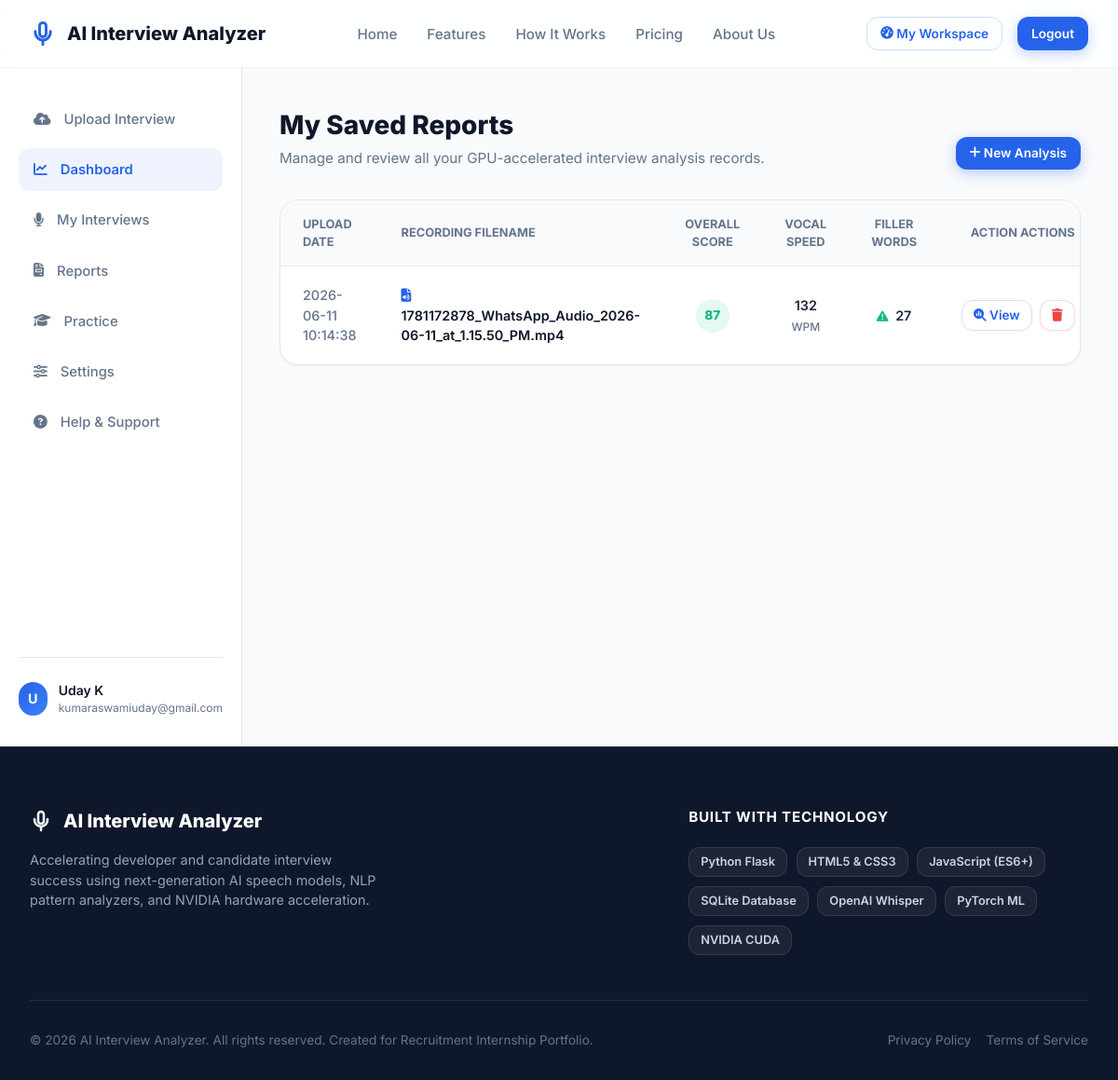
The app's page /reports (signed in) with its own data.
### tables this page shows
CREATE TABLE interviews (
            id INTEGER PRIMARY KEY AUTOINCREMENT,
            user_id INTEGER NOT NULL,
            file_name TEXT NOT NULL,
            transcript TEXT NOT NULL,
            communication_score INTEGER NOT NULL,
            confidence_score INTEGER NOT NULL,
            grammar_score INTEGER NOT NULL,
            speaking_speed_score INTEGER NOT NULL,
            answer_quality_score INTEGER NOT NULL,
            overall_score INTEGER NOT NULL,
            speaking_speed INTEGER NOT NULL,
            filler_words TEXT NOT NULL,
            feedback TEXT NOT NULL,
            recommendations TEXT NOT NULL,
            created_at TIMESTAMP DEFAULT CURRENT_TIMESTAMP,
            FOREIGN KEY (user_id) REFERENCES users(id) ON DELETE CASCADE
        );

### app.py (the view)
@app.route('/reports')
def reports():
    if not session.get('user_id'):
        flash('Please log in to view reports history.', 'error')
        return redirect(url_for('login'))
    db_interviews = database.get_interviews_by_user(session['user_id'])
    interviews = []
    for row in db_interviews:
        item = dict(row)
        item['file_name'] = clean_filename_filter(item['file_name'])
        try:
            item['filler_counts'] = json.loads(item['filler_words'])
        except Exception:
            item['filler_counts'] = {"total": 0}
        interviews.append(item)
    return render_template('reports.html', interviews=interviews)

### app.py (called while the page is built)
@app.template_filter('clean_filename')
def clean_filename_filter(s):
    if '_' in s:
        return s.split('_', 1)[-1]
    return s

### database.py (called while the page is built)
def get_db_connection():
    conn = sqlite3.connect(DATABASE_PATH)
    conn.row_factory = sqlite3.Row
    return conn

def get_interviews_by_user(user_id):
    conn = get_db_connection()
    cursor = conn.cursor()
    interviews = cursor.execute(
        'SELECT * FROM interviews WHERE user_id = ? ORDER BY created_at DESC',
        (user_id,)
    ).fetchall()
    conn.close()
    return interviews

### templates/reports.html (shortened to what this page needs)
{% extends 'base.html' %}
{% block content %}
<div class="app-layout">
    <aside class="app-sidebar">
        <ul class="sidebar-menu">
            <li class="sidebar-item">
                <a href="/upload" id="sidebar-upload"><i class="fa-solid fa-cloud-arrow-up"></i><span>Upload Interview</span></a>
            </li>
            <li class="sidebar-item active">
                <a href="/dashboard" id="sidebar-dashboard"><i class="fa-solid fa-chart-line"></i><span>Dashboard</span></a>
            </li>
            <li class="sidebar-item">
                <a href="/reports" id="sidebar-my-interviews"><i class="fa-solid fa-microphone"></i><span>My Interviews</span></a>
            </li>
            <li class="sidebar-item">
                <a href="/reports" id="sidebar-reports"><i class="fa-solid fa-file-invoice"></i><span>Reports</span></a>
            </li>
            <li class="sidebar-item">
                <a href="/practice" id="sidebar-practice"><i class="fa-solid fa-graduation-cap"></i><span>Practice</span></a>
            </li>
            <li class="sidebar-item">
                <a href="/settings" id="sidebar-settings"><i class="fa-solid fa-sliders"></i><span>Settings</span></a>
            </li>
            <li class="sidebar-item">
                <a href="/help" id="sidebar-help"><i class="fa-solid fa-circle-question"></i><span>Help & Support</span></a>
            </li>
        </ul>
        <div class="sidebar-footer">
            <div class="user-avatar">{{ session.get('user_name', 'U')[0] }}</div>
            <div class="user-info-box">
                <span class="user-name-label">{{ session.get('user_name', 'Guest User') }}</span>
                <span class="user-email-label">{{ session.get('user_email', 'guest@example.com') }}</span>
            </div>
        </div>
    </aside>
    <main class="app-content">
        <div class="page-header" style="display: flex; justify-content: space-between; align-items: flex-end;">
            <div>
                <h2 class="page-title">My Saved Reports</h2>
                <p class="page-subtitle">Manage and review all your GPU-accelerated interview analysis records.</p>
            </div>
            <div>
                <a href="/upload" class="btn btn-primary btn-sm"><i class="fa-solid fa-plus"></i> &nbsp;New Analysis</a>
            </div>
        </div>
        {% if interviews %}
            <div class="reports-table-card">
                <table class="reports-table">
                    <thead>
                        <tr>
                            <th>Upload Date</th>
                            <th>Recording Filename</th>
                            <th style="text-align: center;">Overall Score</th>
                            <th style="text-align: center;">Vocal Speed</th>
                            <th style="text-align: center;">Filler Words</th>
                            <th style="text-align: right;">Action Actions</th>
                        </tr>
                    </thead>
                    <tbody>
                        {% for item in interviews %}
                            <tr>
                                <td style="font-weight: 500; color: var(--text-muted);">{{ item.created_at }}</td>
                                <td style="font-weight: 600; color: var(--dark-navy);">
                                    <i class="fa-solid fa-file-audio" style="color: var(--primary-blue); margin-right: 0.5rem;"></i>
                                    {{ item.file_name }}
                                </td>
                                <td style="text-align: center;">
                                    <span class="score-badge
                                        {% if item.overall_score >= 85 %}high
                                        {% elif item.overall_score >= 75 %}mid
                                        {% else %}low
                                        {% endif %}">
                                        {{ item.overall_score }}
                                    </span>
                                </td>
                                <td style="text-align: center; font-weight: 600;">
                                    {{ item.speaking_speed }} <span style="font-size: 0.75rem; color: var(--text-muted); font-weight: 500;">WPM</span>
                                </td>
                                <td style="text-align: center; font-weight: 600;">
                                    <i class="fa-solid fa-triangle-exclamation" style="color: {% if item.filler_counts.total > 30 %}var(--danger){% else %}var(--success){% endif %}; margin-right: 0.25rem; font-size: 0.8rem;"></i>
                                    {{ item.filler_counts.total }}
                                </td>
                                <td style="text-align: right;">
                                    <div style="display: inline-flex; gap: 0.5rem;">
                                        <a href="/results/{{ item.id }}" class="btn btn-secondary btn-sm" style="padding: 0.35rem 0.75rem;"><i class="fa-solid fa-magnifying-glass-chart"></i> &nbsp;View</a>
                                        <a href="/delete/{{ item.id }}" class="btn btn-white btn-sm" style="padding: 0.35rem 0.75rem; color: var(--danger); border-color: rgba(239, 68, 68, 0.2);" onclick="return confirm('Are you sure you want to delete this interview record? This action is permanent.')"><i class="fa-solid fa-trash"></i></a>
                                    </div>
                                </td>
                            </tr>
                        {% endfor %}
                    </tbody>
                </table>
            </div>
        {% endif %}
    </main>
</div>
{% endblock %}

### templates/base.html (shortened to what this page needs)
<!DOCTYPE html>
<html lang="en">
<head>
    <link rel="stylesheet" href="https://cdnjs.cloudflare.com/ajax/libs/font-awesome/6.4.0/css/all.min.css">
    <link rel="stylesheet" href="{{ url_for('static', filename='css/style.css') }}">
</head>
<body>
    <nav class="navbar" id="app-navbar">
        <div class="navbar-container">
            <a href="/" class="nav-brand" id="nav-brand-logo">
                <svg width="28" height="28" viewBox="0 0 24 24" fill="none" stroke="currentColor" stroke-width="2.5" stroke-linecap="round" stroke-linejoin="round">
                    <path d="M12 2a3 3 0 0 0-3 3v7a3 3 0 0 0 6 0V5a3 3 0 0 0-3-3Z"></path>
                    <path d="M19 10v1a7 7 0 0 1-14 0v-1"></path>
                    <line x1="12" y1="19" x2="12" y2="22"></line>
                </svg>
                <span>AI Interview Analyzer</span>
            </a>
            <ul class="nav-menu">
                <li><a href="/#home">Home</a></li>
                <li><a href="/#features">Features</a></li>
                <li><a href="/#how-it-works">How It Works</a></li>
                <li><a href="/#pricing">Pricing</a></li>
                <li><a href="/#about-us">About Us</a></li>
            </ul>
            <div class="nav-actions">
                {% if session.get('user_id') %}
                    <a href="/upload" class="btn btn-secondary btn-sm" id="btn-workspace"><i class="fa-solid fa-gauge-high"></i> &nbsp;My Workspace</a>
                    <a href="/logout" class="btn btn-primary btn-sm" id="btn-logout">Logout</a>
                {% else %}
                    <a href="/login" class="btn btn-secondary btn-sm" id="btn-login">Login</a>
                    <a href="/register" class="btn btn-primary btn-sm" id="btn-signup">Get Started</a>
                {% endif %}
            </div>
        </div>
    </nav>
    {% block content %}{% endblock %}
    <footer class="footer">
        <div class="footer-container">
            <div class="footer-info">
                <div class="footer-logo">
                    <svg width="24" height="24" viewBox="0 0 24 24" fill="none" stroke="currentColor" stroke-width="2.5" stroke-linecap="round" stroke-linejoin="round">
                        <path d="M12 2a3 3 0 0 0-3 3v7a3 3 0 0 0 6 0V5a3 3 0 0 0-3-3Z"></path>
                        <path d="M19 10v1a7 7 0 0 1-14 0v-1"></path>
                        <line x1="12" y1="19" x2="12" y2="22"></line>
                    </svg>
                    <span>AI Interview Analyzer</span>
                </div>
                <p class="footer-desc">
                    Accelerating developer and candidate interview success using next-generation AI speech models, NLP pattern analyzers, and NVIDIA hardware acceleration.
                </p>
            </div>
            <div class="footer-tech-stack">
                <h4>Built With Technology</h4>
                <div class="tech-badges-grid">
                    <span class="tech-badge">Python Flask</span>
                    <span class="tech-badge">HTML5 & CSS3</span>
                    <span class="tech-badge">JavaScript (ES6+)</span>
                    <span class="tech-badge">SQLite Database</span>
                    <span class="tech-badge">OpenAI Whisper</span>
                    <span class="tech-badge">PyTorch ML</span>
                    <span class="tech-badge">NVIDIA CUDA</span>
                </div>
            </div>
        </div>
        <div class="footer-bottom">
            <span>&copy; 2026 AI Interview Analyzer. All rights reserved. Created for Recruitment Internship Portfolio.</span>
            <span style="display: flex; gap: 1rem;">
                <a href="#home" style="color: #64748B; text-decoration: none;">Privacy Policy</a>
                <a href="#home" style="color: #64748B; text-decoration: none;">Terms of Service</a>
            </span>
        </div>
    </footer>
</body>
</html>

### records on screen
interviews: created_at "2026-06-11 10:14:38", file_name "1781172878_WhatsApp_Audio_2026-06-11_at_1.15.50_PM.mp4", overall_score "87", speaking_speed "132", filler_counts.total "27"

### other values on screen
{{ session.get('user_name', 'U')[0] }} "U"
{{ session.get('user_name', 'Guest User') }} "Uday K"
{{ session.get('user_email', 'guest@example.com') }} "kumaraswamiuday@gmail.com"
